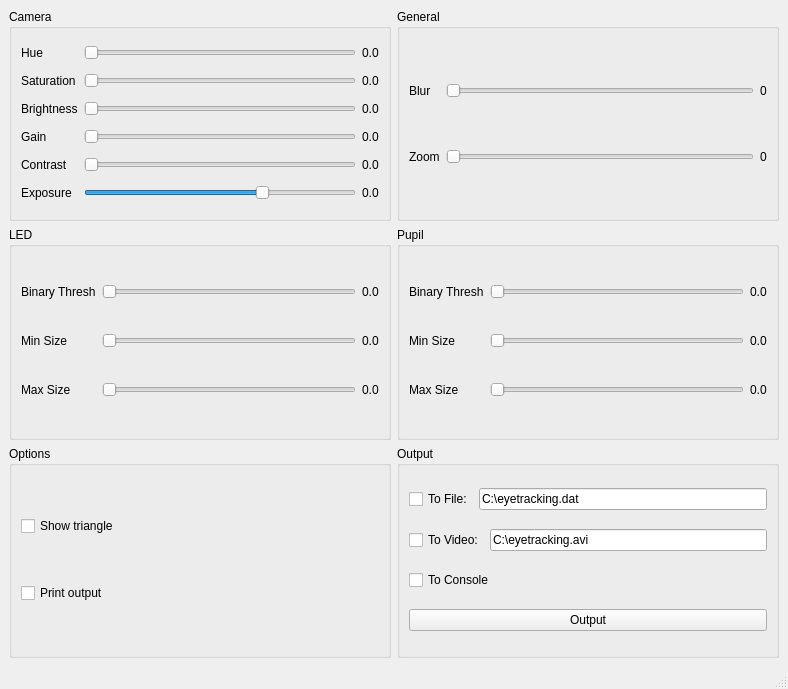
<?xml version="1.0" encoding="UTF-8"?>
<ui version="4.0">
 <class>MainWindow</class>
 <widget class="QMainWindow" name="MainWindow">
  <property name="geometry">
   <rect>
    <x>0</x>
    <y>0</y>
    <width>788</width>
    <height>689</height>
   </rect>
  </property>
  <property name="windowTitle">
   <string>Eyetracker</string>
  </property>
  <widget class="QWidget" name="centralwidget">
   <layout class="QGridLayout" name="gridLayout_7">
    <item row="0" column="0">
     <widget class="QGroupBox" name="groupBox_camera">
      <property name="title">
       <string>Camera</string>
      </property>
      <layout class="QGridLayout" name="gridLayout_2">
       <item row="0" column="0">
        <widget class="QLabel" name="label_camera_hue">
         <property name="text">
          <string>Hue</string>
         </property>
        </widget>
       </item>
       <item row="0" column="1">
        <widget class="QSlider" name="horizontalSlider_camera_hue">
         <property name="orientation">
          <enum>Qt::Horizontal</enum>
         </property>
        </widget>
       </item>
       <item row="0" column="2">
        <widget class="QLabel" name="label_camera_hue_value">
         <property name="text">
          <string>0.0</string>
         </property>
        </widget>
       </item>
       <item row="1" column="0">
        <widget class="QLabel" name="label_camera_saturation">
         <property name="text">
          <string>Saturation</string>
         </property>
        </widget>
       </item>
       <item row="1" column="1">
        <widget class="QSlider" name="horizontalSlider_camera_saturation">
         <property name="maximum">
          <number>150</number>
         </property>
         <property name="orientation">
          <enum>Qt::Horizontal</enum>
         </property>
        </widget>
       </item>
       <item row="1" column="2">
        <widget class="QLabel" name="label_camera_saturation_value">
         <property name="text">
          <string>0.0</string>
         </property>
        </widget>
       </item>
       <item row="2" column="0">
        <widget class="QLabel" name="label_camera_brightness">
         <property name="text">
          <string>Brightness</string>
         </property>
        </widget>
       </item>
       <item row="2" column="1">
        <widget class="QSlider" name="horizontalSlider_camera_brightness">
         <property name="minimum">
          <number>0</number>
         </property>
         <property name="maximum">
          <number>200</number>
         </property>
         <property name="orientation">
          <enum>Qt::Horizontal</enum>
         </property>
        </widget>
       </item>
       <item row="2" column="2">
        <widget class="QLabel" name="label_camera_brightness_value">
         <property name="text">
          <string>0.0</string>
         </property>
        </widget>
       </item>
       <item row="3" column="0">
        <widget class="QLabel" name="label_camera_gain">
         <property name="text">
          <string>Gain</string>
         </property>
        </widget>
       </item>
       <item row="3" column="1">
        <widget class="QSlider" name="horizontalSlider_camera_gain">
         <property name="orientation">
          <enum>Qt::Horizontal</enum>
         </property>
        </widget>
       </item>
       <item row="3" column="2">
        <widget class="QLabel" name="label_camera_gain_value">
         <property name="text">
          <string>0.0</string>
         </property>
        </widget>
       </item>
       <item row="4" column="0">
        <widget class="QLabel" name="label_camera_contrast">
         <property name="text">
          <string>Contrast</string>
         </property>
        </widget>
       </item>
       <item row="4" column="1">
        <widget class="QSlider" name="horizontalSlider_camera_contrast">
         <property name="minimum">
          <number>0</number>
         </property>
         <property name="maximum">
          <number>20</number>
         </property>
         <property name="orientation">
          <enum>Qt::Horizontal</enum>
         </property>
        </widget>
       </item>
       <item row="4" column="2">
        <widget class="QLabel" name="label_camera_contrast_value">
         <property name="text">
          <string>0.0</string>
         </property>
        </widget>
       </item>
       <item row="5" column="0">
        <widget class="QLabel" name="label_camera_exposure">
         <property name="text">
          <string>Exposure</string>
         </property>
        </widget>
       </item>
       <item row="5" column="1">
        <widget class="QSlider" name="horizontalSlider_camera_exposure">
         <property name="minimum">
          <number>-20</number>
         </property>
         <property name="maximum">
          <number>10</number>
         </property>
         <property name="value">
          <number>0</number>
         </property>
         <property name="orientation">
          <enum>Qt::Horizontal</enum>
         </property>
        </widget>
       </item>
       <item row="5" column="2">
        <widget class="QLabel" name="label_camera_exposure_value">
         <property name="text">
          <string>0.0</string>
         </property>
        </widget>
       </item>
      </layout>
     </widget>
    </item>
    <item row="0" column="1">
     <widget class="QGroupBox" name="groupBox_general">
      <property name="title">
       <string>General</string>
      </property>
      <layout class="QGridLayout" name="gridLayout_3">
       <item row="0" column="0">
        <widget class="QLabel" name="label_general_blur">
         <property name="text">
          <string>Blur</string>
         </property>
        </widget>
       </item>
       <item row="0" column="1">
        <widget class="QSlider" name="horizontalSlider_general_blur">
         <property name="maximum">
          <number>5</number>
         </property>
         <property name="orientation">
          <enum>Qt::Horizontal</enum>
         </property>
        </widget>
       </item>
       <item row="0" column="2">
        <widget class="QLabel" name="label_general_blur_value">
         <property name="text">
          <string>0</string>
         </property>
        </widget>
       </item>
       <item row="1" column="0">
        <widget class="QLabel" name="label_general_zoom">
         <property name="text">
          <string>Zoom</string>
         </property>
        </widget>
       </item>
       <item row="1" column="1">
        <widget class="QSlider" name="horizontalSlider_general_zoom">
         <property name="maximum">
          <number>49</number>
         </property>
         <property name="orientation">
          <enum>Qt::Horizontal</enum>
         </property>
        </widget>
       </item>
       <item row="1" column="2">
        <widget class="QLabel" name="label_general_zoom_value">
         <property name="text">
          <string>0</string>
         </property>
        </widget>
       </item>
      </layout>
     </widget>
    </item>
    <item row="1" column="0">
     <widget class="QGroupBox" name="groupBox_led">
      <property name="title">
       <string>LED</string>
      </property>
      <layout class="QGridLayout" name="gridLayout_4">
       <item row="0" column="0">
        <widget class="QLabel" name="label_led_binary">
         <property name="text">
          <string>Binary Thresh</string>
         </property>
        </widget>
       </item>
       <item row="0" column="1">
        <widget class="QSlider" name="horizontalSlider_led_binary">
         <property name="minimum">
          <number>180</number>
         </property>
         <property name="maximum">
          <number>255</number>
         </property>
         <property name="orientation">
          <enum>Qt::Horizontal</enum>
         </property>
        </widget>
       </item>
       <item row="0" column="2">
        <widget class="QLabel" name="label_led_binary_value">
         <property name="text">
          <string>0.0</string>
         </property>
        </widget>
       </item>
       <item row="1" column="0">
        <widget class="QLabel" name="label_led_min">
         <property name="text">
          <string>Min Size</string>
         </property>
        </widget>
       </item>
       <item row="1" column="1">
        <widget class="QSlider" name="horizontalSlider_led_min">
         <property name="minimum">
          <number>1</number>
         </property>
         <property name="maximum">
          <number>30</number>
         </property>
         <property name="orientation">
          <enum>Qt::Horizontal</enum>
         </property>
        </widget>
       </item>
       <item row="1" column="2">
        <widget class="QLabel" name="label_led_min_value">
         <property name="text">
          <string>0.0</string>
         </property>
        </widget>
       </item>
       <item row="2" column="0">
        <widget class="QLabel" name="label_led_max">
         <property name="text">
          <string>Max Size</string>
         </property>
        </widget>
       </item>
       <item row="2" column="1">
        <widget class="QSlider" name="horizontalSlider_led_max">
         <property name="minimum">
          <number>3</number>
         </property>
         <property name="maximum">
          <number>60</number>
         </property>
         <property name="orientation">
          <enum>Qt::Horizontal</enum>
         </property>
        </widget>
       </item>
       <item row="2" column="2">
        <widget class="QLabel" name="label_led_max_value">
         <property name="text">
          <string>0.0</string>
         </property>
        </widget>
       </item>
      </layout>
     </widget>
    </item>
    <item row="1" column="1">
     <widget class="QGroupBox" name="groupBox_pupil">
      <property name="title">
       <string>Pupil</string>
      </property>
      <layout class="QGridLayout" name="gridLayout_5">
       <item row="0" column="0">
        <widget class="QLabel" name="label_pupil_binary">
         <property name="text">
          <string>Binary Thresh</string>
         </property>
        </widget>
       </item>
       <item row="0" column="1">
        <widget class="QSlider" name="horizontalSlider_pupil_binary">
         <property name="minimum">
          <number>180</number>
         </property>
         <property name="maximum">
          <number>255</number>
         </property>
         <property name="orientation">
          <enum>Qt::Horizontal</enum>
         </property>
        </widget>
       </item>
       <item row="0" column="2">
        <widget class="QLabel" name="label_pupil_binary_value">
         <property name="text">
          <string>0.0</string>
         </property>
        </widget>
       </item>
       <item row="1" column="0">
        <widget class="QLabel" name="label_pupil_min">
         <property name="text">
          <string>Min Size</string>
         </property>
        </widget>
       </item>
       <item row="1" column="1">
        <widget class="QSlider" name="horizontalSlider_pupil_min">
         <property name="minimum">
          <number>1</number>
         </property>
         <property name="maximum">
          <number>200</number>
         </property>
         <property name="orientation">
          <enum>Qt::Horizontal</enum>
         </property>
        </widget>
       </item>
       <item row="1" column="2">
        <widget class="QLabel" name="label_pupil_min_value">
         <property name="text">
          <string>0.0</string>
         </property>
        </widget>
       </item>
       <item row="2" column="0">
        <widget class="QLabel" name="label_pupil_max">
         <property name="text">
          <string>Max Size</string>
         </property>
        </widget>
       </item>
       <item row="2" column="1">
        <widget class="QSlider" name="horizontalSlider_pupil_max">
         <property name="minimum">
          <number>50</number>
         </property>
         <property name="maximum">
          <number>600</number>
         </property>
         <property name="orientation">
          <enum>Qt::Horizontal</enum>
         </property>
        </widget>
       </item>
       <item row="2" column="2">
        <widget class="QLabel" name="label_pupil_max_value">
         <property name="text">
          <string>0.0</string>
         </property>
        </widget>
       </item>
      </layout>
     </widget>
    </item>
    <item row="2" column="0">
     <widget class="QGroupBox" name="groupBox">
      <property name="title">
       <string>Options</string>
      </property>
      <layout class="QGridLayout" name="gridLayout_6">
       <item row="0" column="0">
        <widget class="QCheckBox" name="checkBox_triangle">
         <property name="text">
          <string>Show triangle</string>
         </property>
        </widget>
       </item>
       <item row="1" column="0">
        <widget class="QCheckBox" name="checkBox_printOutput">
         <property name="text">
          <string>Print output</string>
         </property>
        </widget>
       </item>
      </layout>
     </widget>
    </item>
    <item row="2" column="1">
     <widget class="QGroupBox" name="groupBox_Output">
      <property name="title">
       <string>Output</string>
      </property>
      <layout class="QGridLayout" name="gridLayout">
       <item row="0" column="0">
        <widget class="QCheckBox" name="checkBox_toFile">
         <property name="text">
          <string>To File:</string>
         </property>
        </widget>
       </item>
       <item row="0" column="1" colspan="2">
        <widget class="QLineEdit" name="lineEdit_output">
         <property name="text">
          <string>C:\eyetracking.dat</string>
         </property>
        </widget>
       </item>
       <item row="1" column="0" colspan="2">
        <widget class="QCheckBox" name="checkBox_toVideo">
         <property name="text">
          <string>To Video:</string>
         </property>
        </widget>
       </item>
       <item row="1" column="2">
        <widget class="QLineEdit" name="lineEdit_video">
         <property name="text">
          <string>C:\eyetracking.avi</string>
         </property>
        </widget>
       </item>
       <item row="2" column="0" colspan="3">
        <widget class="QCheckBox" name="checkBox_toConsole">
         <property name="text">
          <string>To Console</string>
         </property>
        </widget>
       </item>
       <item row="3" column="0" colspan="3">
        <widget class="QPushButton" name="pushButton_output">
         <property name="text">
          <string>Output</string>
         </property>
        </widget>
       </item>
      </layout>
     </widget>
    </item>
   </layout>
  </widget>
  <widget class="QMenuBar" name="menubar">
   <property name="geometry">
    <rect>
     <x>0</x>
     <y>0</y>
     <width>788</width>
     <height>21</height>
    </rect>
   </property>
  </widget>
  <widget class="QStatusBar" name="statusbar"/>
 </widget>
 <resources/>
 <connections>
  <connection>
   <sender>horizontalSlider_led_binary</sender>
   <signal>sliderMoved(int)</signal>
   <receiver>label_led_binary_value</receiver>
   <slot>setNum(int)</slot>
   <hints>
    <hint type="sourcelabel">
     <x>198</x>
     <y>354</y>
    </hint>
    <hint type="destinationlabel">
     <x>327</x>
     <y>354</y>
    </hint>
   </hints>
  </connection>
  <connection>
   <sender>horizontalSlider_led_max</sender>
   <signal>sliderMoved(int)</signal>
   <receiver>label_led_max_value</receiver>
   <slot>setNum(int)</slot>
   <hints>
    <hint type="sourcelabel">
     <x>231</x>
     <y>530</y>
    </hint>
    <hint type="destinationlabel">
     <x>369</x>
     <y>530</y>
    </hint>
   </hints>
  </connection>
  <connection>
   <sender>horizontalSlider_led_min</sender>
   <signal>sliderMoved(int)</signal>
   <receiver>label_led_min_value</receiver>
   <slot>setNum(int)</slot>
   <hints>
    <hint type="sourcelabel">
     <x>231</x>
     <y>463</y>
    </hint>
    <hint type="destinationlabel">
     <x>369</x>
     <y>463</y>
    </hint>
   </hints>
  </connection>
  <connection>
   <sender>horizontalSlider_general_blur</sender>
   <signal>sliderMoved(int)</signal>
   <receiver>label_general_blur_value</receiver>
   <slot>setNum(int)</slot>
   <hints>
    <hint type="sourcelabel">
     <x>601</x>
     <y>133</y>
    </hint>
    <hint type="destinationlabel">
     <x>763</x>
     <y>133</y>
    </hint>
   </hints>
  </connection>
  <connection>
   <sender>horizontalSlider_general_zoom</sender>
   <signal>sliderMoved(int)</signal>
   <receiver>label_general_zoom_value</receiver>
   <slot>setNum(int)</slot>
   <hints>
    <hint type="sourcelabel">
     <x>601</x>
     <y>222</y>
    </hint>
    <hint type="destinationlabel">
     <x>763</x>
     <y>222</y>
    </hint>
   </hints>
  </connection>
  <connection>
   <sender>horizontalSlider_pupil_binary</sender>
   <signal>sliderMoved(int)</signal>
   <receiver>label_pupil_binary_value</receiver>
   <slot>setNum(int)</slot>
   <hints>
    <hint type="sourcelabel">
     <x>619</x>
     <y>396</y>
    </hint>
    <hint type="destinationlabel">
     <x>757</x>
     <y>396</y>
    </hint>
   </hints>
  </connection>
  <connection>
   <sender>horizontalSlider_pupil_max</sender>
   <signal>sliderMoved(int)</signal>
   <receiver>label_pupil_max_value</receiver>
   <slot>setNum(int)</slot>
   <hints>
    <hint type="sourcelabel">
     <x>619</x>
     <y>530</y>
    </hint>
    <hint type="destinationlabel">
     <x>757</x>
     <y>530</y>
    </hint>
   </hints>
  </connection>
  <connection>
   <sender>horizontalSlider_pupil_min</sender>
   <signal>sliderMoved(int)</signal>
   <receiver>label_pupil_min_value</receiver>
   <slot>setNum(int)</slot>
   <hints>
    <hint type="sourcelabel">
     <x>619</x>
     <y>463</y>
    </hint>
    <hint type="destinationlabel">
     <x>757</x>
     <y>463</y>
    </hint>
   </hints>
  </connection>
  <connection>
   <sender>horizontalSlider_camera_hue</sender>
   <signal>sliderMoved(int)</signal>
   <receiver>label_camera_hue_value</receiver>
   <slot>setNum(int)</slot>
   <hints>
    <hint type="sourcelabel">
     <x>216</x>
     <y>76</y>
    </hint>
    <hint type="destinationlabel">
     <x>372</x>
     <y>76</y>
    </hint>
   </hints>
  </connection>
  <connection>
   <sender>horizontalSlider_camera_saturation</sender>
   <signal>sliderMoved(int)</signal>
   <receiver>label_camera_saturation_value</receiver>
   <slot>setNum(int)</slot>
   <hints>
    <hint type="sourcelabel">
     <x>216</x>
     <y>115</y>
    </hint>
    <hint type="destinationlabel">
     <x>372</x>
     <y>115</y>
    </hint>
   </hints>
  </connection>
  <connection>
   <sender>horizontalSlider_camera_brightness</sender>
   <signal>sliderMoved(int)</signal>
   <receiver>label_camera_brightness_value</receiver>
   <slot>setNum(int)</slot>
   <hints>
    <hint type="sourcelabel">
     <x>216</x>
     <y>154</y>
    </hint>
    <hint type="destinationlabel">
     <x>372</x>
     <y>154</y>
    </hint>
   </hints>
  </connection>
  <connection>
   <sender>horizontalSlider_camera_gain</sender>
   <signal>sliderMoved(int)</signal>
   <receiver>label_camera_gain_value</receiver>
   <slot>setNum(int)</slot>
   <hints>
    <hint type="sourcelabel">
     <x>216</x>
     <y>193</y>
    </hint>
    <hint type="destinationlabel">
     <x>372</x>
     <y>193</y>
    </hint>
   </hints>
  </connection>
  <connection>
   <sender>horizontalSlider_camera_contrast</sender>
   <signal>sliderMoved(int)</signal>
   <receiver>label_camera_contrast_value</receiver>
   <slot>setNum(int)</slot>
   <hints>
    <hint type="sourcelabel">
     <x>216</x>
     <y>232</y>
    </hint>
    <hint type="destinationlabel">
     <x>372</x>
     <y>232</y>
    </hint>
   </hints>
  </connection>
  <connection>
   <sender>horizontalSlider_camera_exposure</sender>
   <signal>sliderMoved(int)</signal>
   <receiver>label_camera_exposure_value</receiver>
   <slot>setNum(int)</slot>
   <hints>
    <hint type="sourcelabel">
     <x>216</x>
     <y>271</y>
    </hint>
    <hint type="destinationlabel">
     <x>372</x>
     <y>271</y>
    </hint>
   </hints>
  </connection>
 </connections>
</ui>
